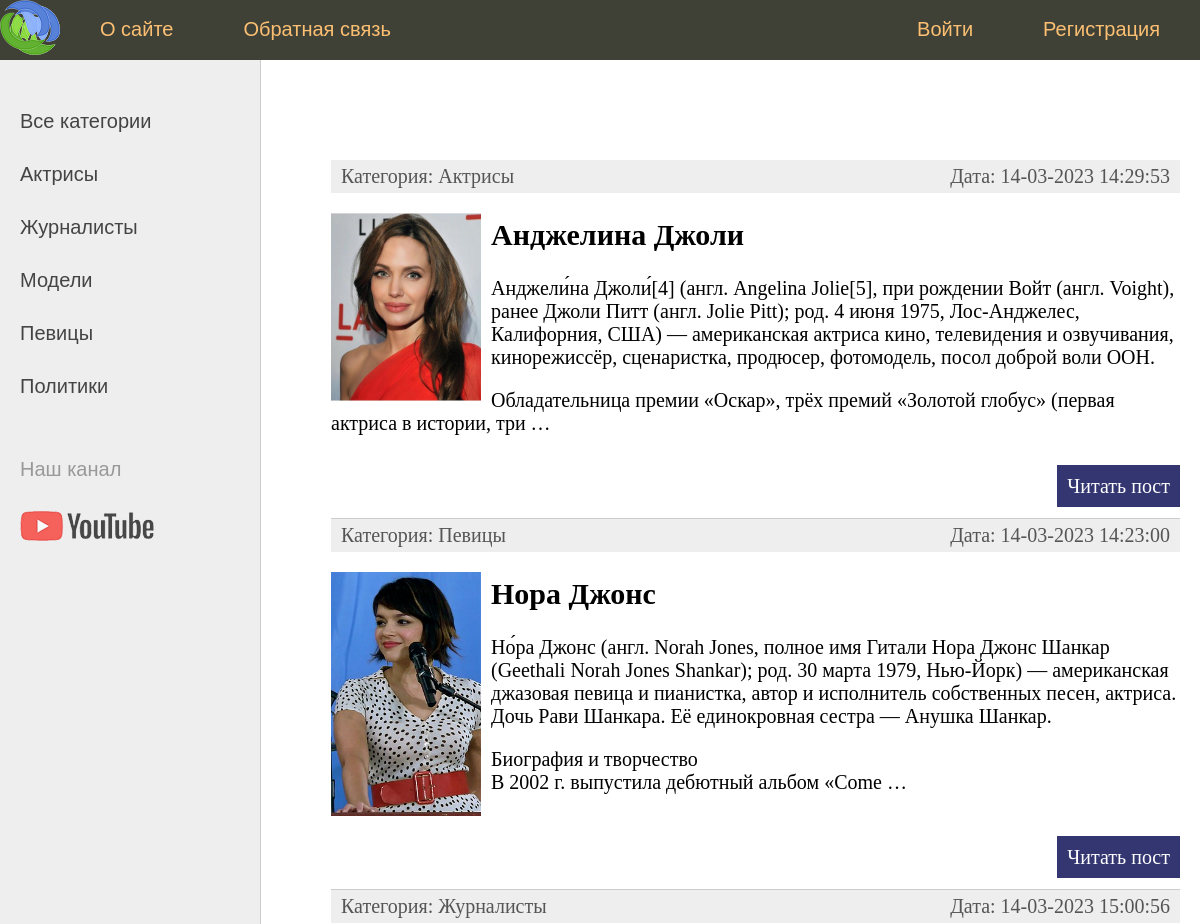
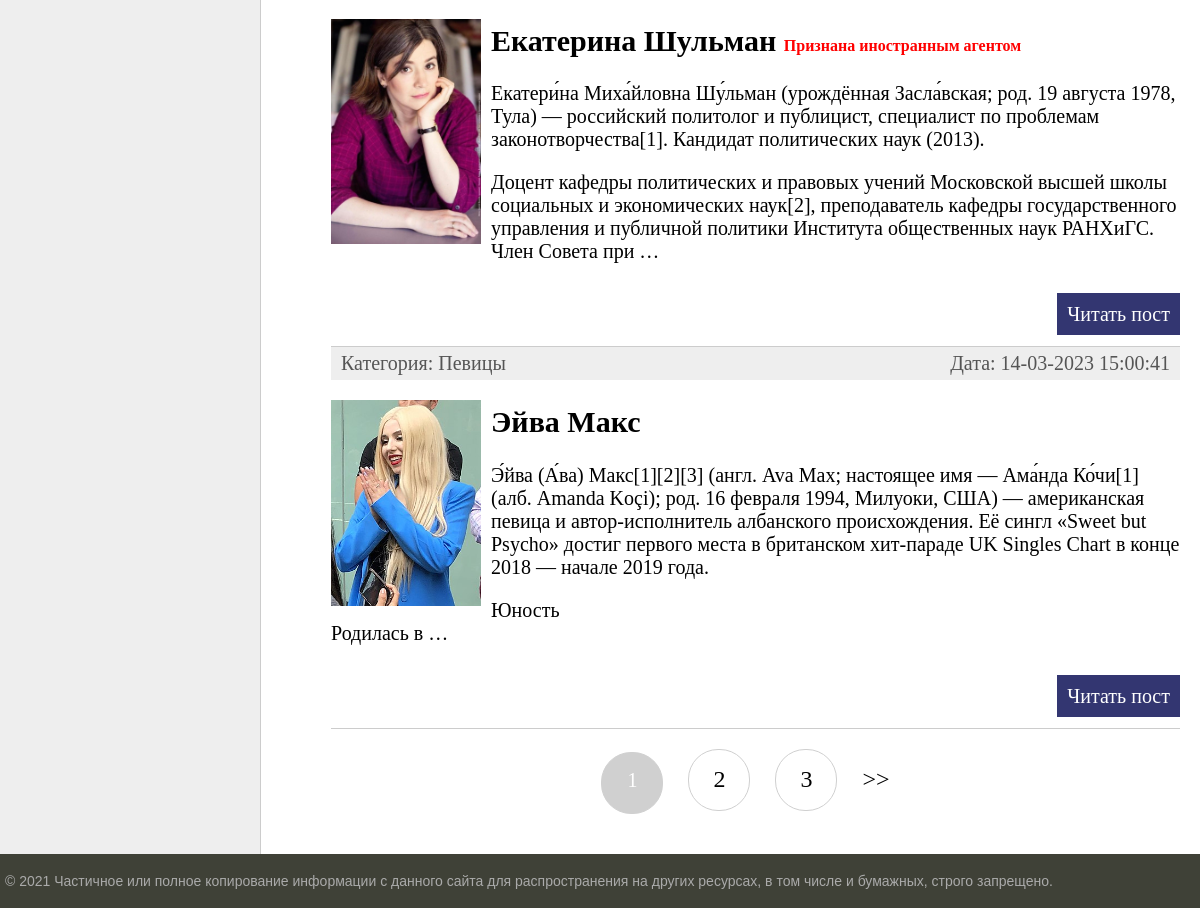
Before: / with the older database file (2 pictures, top to bottom).
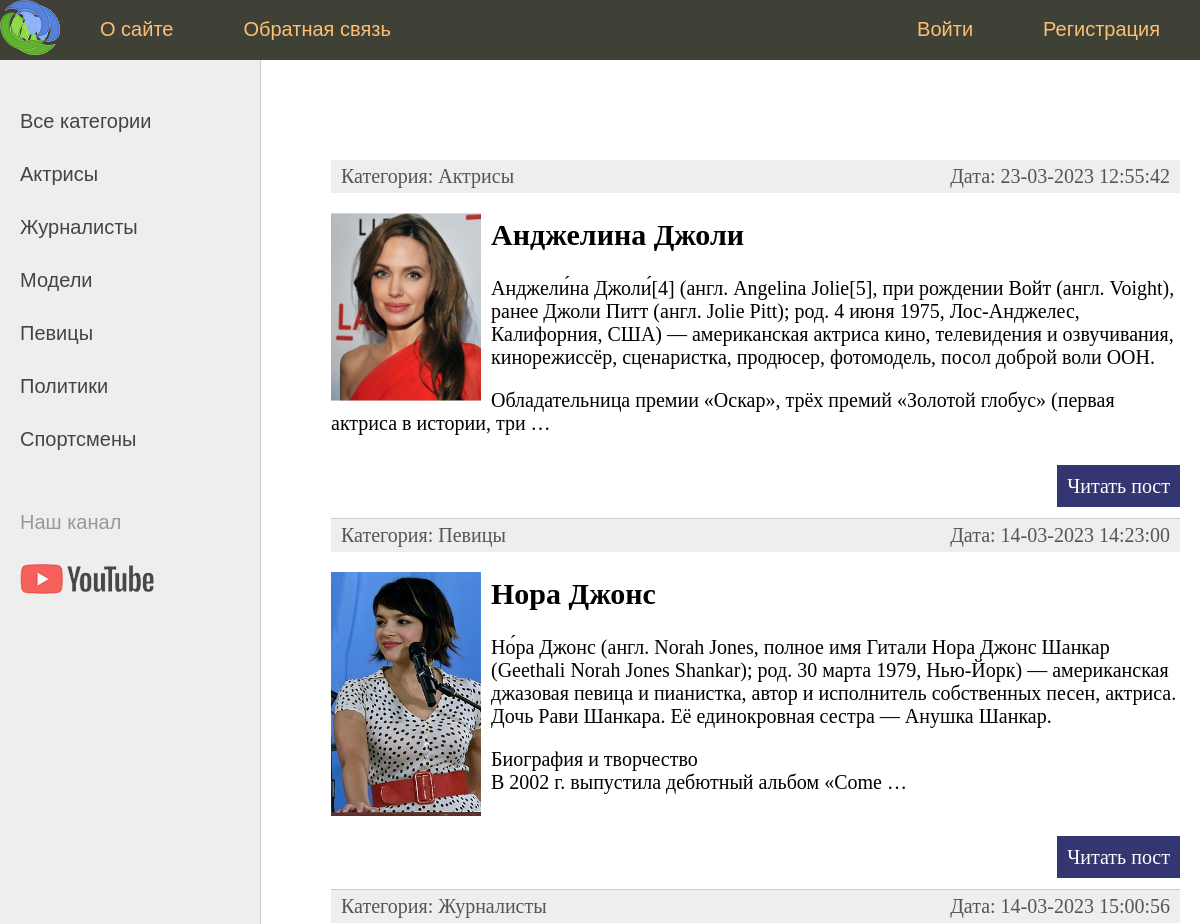
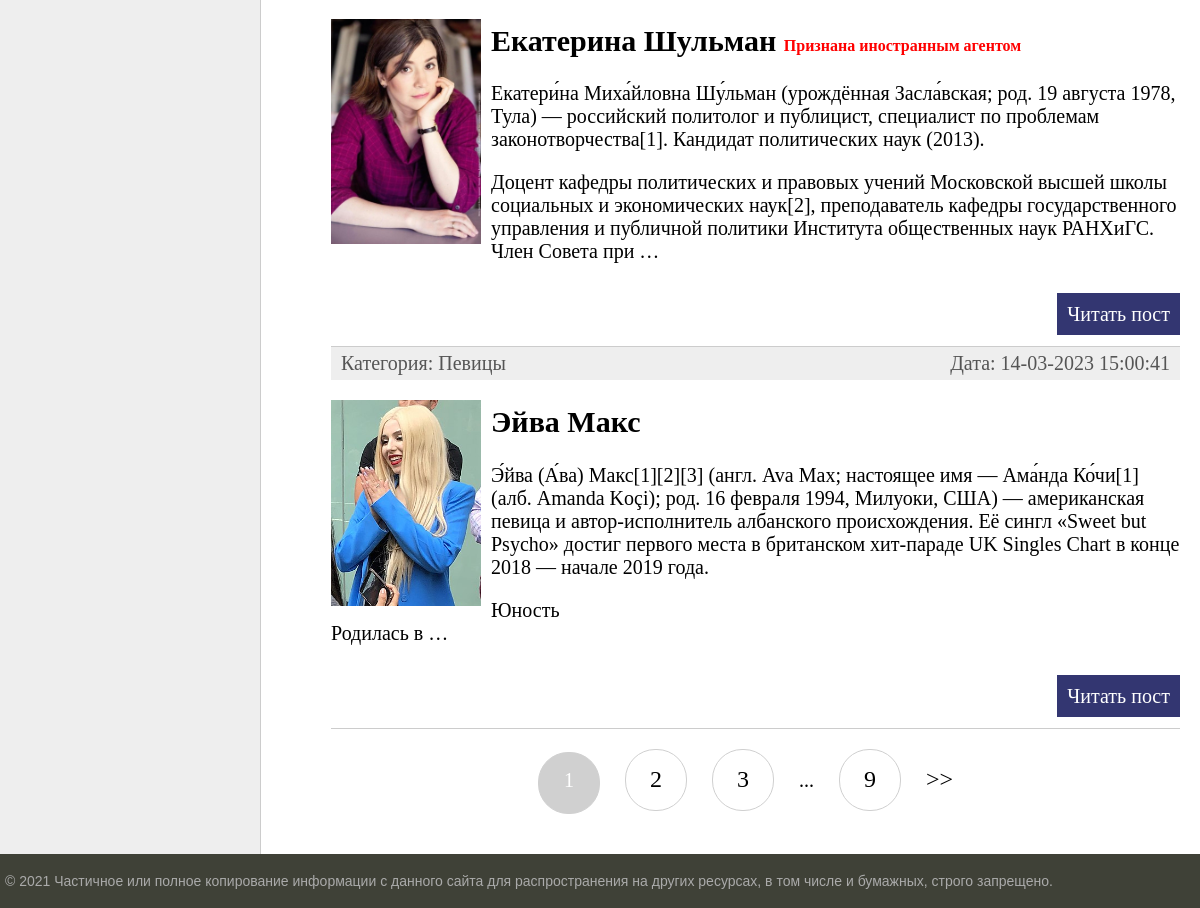
After: the same page with the newer database file (2 pictures, top to bottom).
### women/models.py (models this page shows, shortened)
class Category(models.Model):
    name = models.CharField(max_length=255, db_index=True)
    slug = models.SlugField(max_length=255, unique=True, db_index=True, verbose_name="URL")
    class Meta:
        verbose_name = 'Категория'
        verbose_name_plural = 'Категории'
    def __str__(self):
        return self.name;
    def get_absolute_url(self):
        return reverse('women:category', kwargs={'cat_slug':self.slug});

class Women(models.Model):
    title = models.CharField(max_length=255, verbose_name="Имя")
    slug = models.SlugField(max_length=255, unique=True, db_index=True, verbose_name="URL")
    content = models.TextField(blank=True, verbose_name="Содержимое")
    birthday = models.DateField(null=True, blank=True, verbose_name="День рождения")
    photo = models.ImageField(upload_to="photos/%Y/%m/%d/", null=True, blank=True, verbose_name="Фото")
    time_create = models.DateTimeField(auto_now_add=True, verbose_name="Создано")
    time_update = models.DateTimeField(auto_now=True, verbose_name="Изменено")
    is_published = models.BooleanField(default=True, verbose_name="Опубликовано")
    cat = models.ForeignKey('Category', on_delete=models.PROTECT,  verbose_name="Категория")
    foreign_agency = models.BooleanField(default=False, verbose_name="Признана иностранным агентом")
    class Meta:
        verbose_name = 'Известные женщины'
        verbose_name_plural = 'Известные женщины'
        ordering = ['id']
    def get_absolute_url(self):
        return reverse('women:post', kwargs={'post_slug':self.slug});

### women/views.py (the view)
# urls.py: path('', cache_page(60)(WomenHome.as_view()), name='home'),
class WomenHome(DataListMixin, ListView):
    model = Women
    paginate_by = 4
    template_name = 'women/index.html'
    context_object_name = 'posts'
    def get_context_data(self, *, object_list=None, **kwargs):
        context = super().get_context_data(**kwargs)
        c_def = self.get_basic_data(title='Главная страница')
        return {**context, **c_def}
    def get_queryset(self):
        return Women.objects.filter(is_published=True).select_related('cat')

### women/templatetags/women_tags.py (called while the page is built)
@register.inclusion_tag('women/list_categories.html')
def categories_list(sort_params=None, cat_slug_selected=0):
    if not sort_params:
        cats = Category.objects.all()
    else:
        cats = Category.objects.order_by(sort_params)
    return { 'cats':  cats, 'cat_slug_selected': cat_slug_selected }

### women/utils.py (called while the page is built)
    def get_basic_data(self, **kwargs):
        context = kwargs
        cats = cache.get('cats')
        if not cats:
            cats = Category.objects.annotate(Count('women'))
            cache.set('cats',cats, 60)
        user_menu = menu.copy()
        if not self.request.user.is_authenticated:
           del user_menu[1]
        context['menu']=user_menu
        context['cats']=cats
        if 'cat_selected' not in context:
            context['cat_selected']=0
        return context

### women/templates/women/index.html (shortened to what this page needs)
{% extends 'women/base.html' %}
{% block content %}
<ul class="list-articles">
	{% for p in posts %}
		<li>
			<div class="article-panel">
				<p class="first">Категория: {{p.cat}}</p>
				<p class="last">Дата: {{p.time_update|date:"d-m-Y H:i:s"}}</p>
			</div>
			{% if p.photo %}
				<p><img class="img-article-left thumb" src="{{p.photo.url}}"></p>
			{% endif %}
			<h2>{{p.title}} {% if p.foreign_agency %}<span class="foreign-agency">Признана иностранным агентом</span>{% endif %}</h2>
			{% autoescape on %}
			{{p.content|linebreaks|truncatewords:50}}
			{% endautoescape %}
			<p class="link-read-post"><a href="{{ p.get_absolute_url }}">Читать пост</a></p>
		</li>
	{% endfor %}
</ul>
{% if page_obj.has_other_pages %}
<nav class="list-pages">
	<ul>
		{% for p in paginator.page_range %}
			{% if p >= page_obj.number|add:-2 and p <= page_obj.number|add:2 %}
				{% if page_obj.number == p %}
					<li class="page-num page-num-selected">{{ p }}</li>
				{% else %}
					<li class="page-num">
						<a href="?page={{ p }}">{{ p }}</a>
					</li>
				{% endif %}
			{% endif %}
		{% endfor %}
		{% if page_obj.number < paginator.num_pages|add:-3 %}
			<li>
				<span class="dots">...</span>
			</li>
		{% endif %}
		{% if page_obj.number < paginator.num_pages|add:-2 %}
			{% if page_obj.number == paginator.num_pages %}
					<li class="page-num page-num-selected">{{ paginator.num_pages }}</li>
			{% else %}
					<li class="page-num">
						<a href="?page={{ paginator.num_pages }}">{{ paginator.num_pages }}</a>
					</li>
			{% endif %}
		{% endif %}
		{% if page_obj.has_next %}
			<li >
				<a href="?page={{ page_obj.next_page_number }}">&gt;&gt;</a>
			</li>
		{% endif %}
	</ul>
</nav>
{% endif %}
{% endblock %}

### women/templates/women/list_categories.html
{% if cat_slug_selected == 0 %}
	<li class="selected">Все категории</li>
{% else %}
	<li><a href="{% url 'women:home' %}">Все категории</a></li>
{% endif %}
{% for cat in cats %}
	{% if cat.slug == cat_slug_selected %}
		<li class="selected">{{ cat.name }}</li>
	{% else %}
		<li><a href="{{ cat.get_absolute_url }}">{{ cat.name }}</a></li>
	{% endif %}
{% endfor %}

Changed rows visible on the page:
added Category: name "Спортсмены"
changed Women "Анджелина Джоли": time_update "14-03-2023 14:29:53" → "23-03-2023 12:55:42"
Other visible differences:
{{ paginator.num_pages }}: (not shown) → "9"
